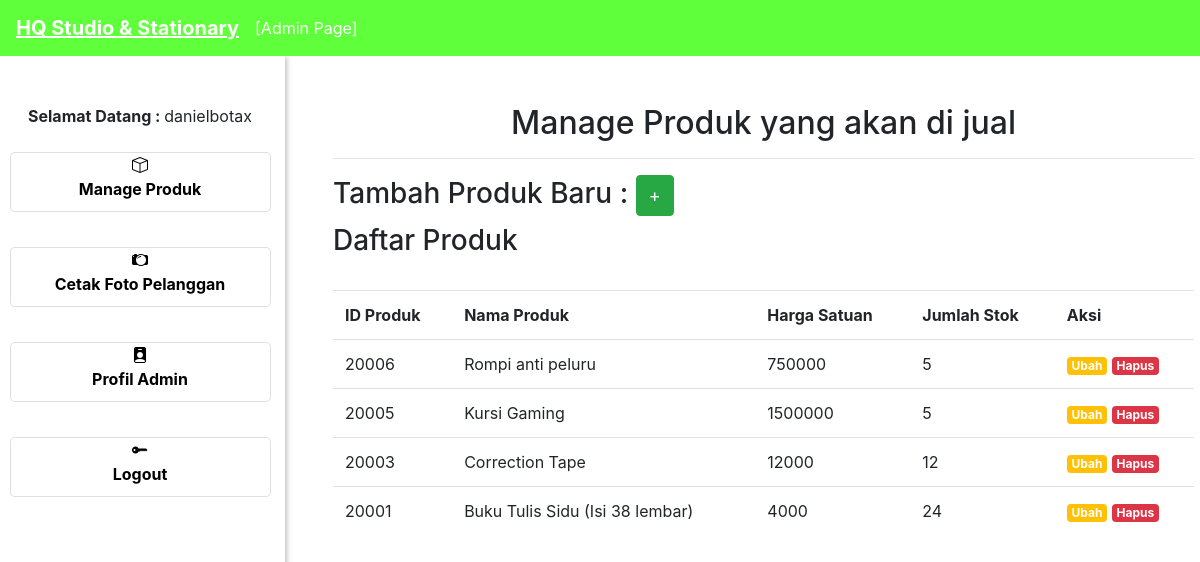
/admin_page/index.php (signed in), run on the app's committed database.
### tables this page shows
CREATE TABLE `tbl_produk` (
  `id_produk` int(16) NOT NULL,
  `nama_produk` varchar(128) DEFAULT NULL,
  `jumlah_stok` int(19) DEFAULT NULL,
  `harga` int(128) DEFAULT NULL,
  `satuan` varchar(32) DEFAULT NULL,
  `file_foto_produk` text NOT NULL
);

### admin_page/index.php (the view, shortened to what this page needs)
<?php include "template/header.php"; ?>
<?php include "koneksi.php" ?>
<?php
	$queri = mysqli_query($con, "SELECT * FROM tbl_produk ORDER BY id_produk DESC");
 ?>
<div class="ml-5 mt-5" style="width: 70%;">
<center>
<h2>Manage Produk yang akan di jual</h2>
</center>
<hr>
<h3>Tambah Produk Baru :
<button type="button" class="btn btn-success" data-toggle="modal" data-target="#exampleModal">
  <font size="+1">+</font>
</button>
<br>
<h3>Daftar Produk</h3>
<br>
<table class="table">
	<tr>
		<td><b>ID Produk</b></td>
		<td><b>Nama Produk</b></td>
		<td><b>Harga Satuan</b></td>
		<td><b>Jumlah Stok</b></td>
		<td><b>Aksi</b></td>
	</tr>
	<?php foreach ($queri as $qwr){ ?>
		<tr>
		<td><?= $qwr['id_produk']; ?></td>
		<td><?= $qwr['nama_produk']; ?></td>
		<td><?= $qwr['harga']; ?></td>
		<td><?= $qwr['jumlah_stok']; ?></td>
		<td><a href="edit_detail_produk.php?idproduk=<?= $qwr['id_produk']; ?>" class="badge badge-warning"><font color="white">Ubah</font></a> <a href="hapus_produk.php?idproduk=<?= $qwr['id_produk']; ?>" class="badge badge-danger"><font color="white">Hapus</font></a></td>
	</tr>
	<?php } ?>
</table>
</div>
</div>
<?php include "template/footer.php"; ?>

### data on the page
tbl_produk: id_produk "20006", nama_produk "Rompi anti peluru", harga "750000", jumlah_stok "5"
tbl_produk: id_produk "20005", nama_produk "Kursi Gaming", harga "1500000", jumlah_stok "5"
tbl_produk: id_produk "20003", nama_produk "Correction Tape", harga "12000", jumlah_stok "12"
tbl_produk: id_produk "20001", nama_produk "Buku Tulis Sidu (Isi 38 lembar)", harga "4000", jumlah_stok "24"

### other printed values
$_SESSION['user']['username'] "danielbotax"
